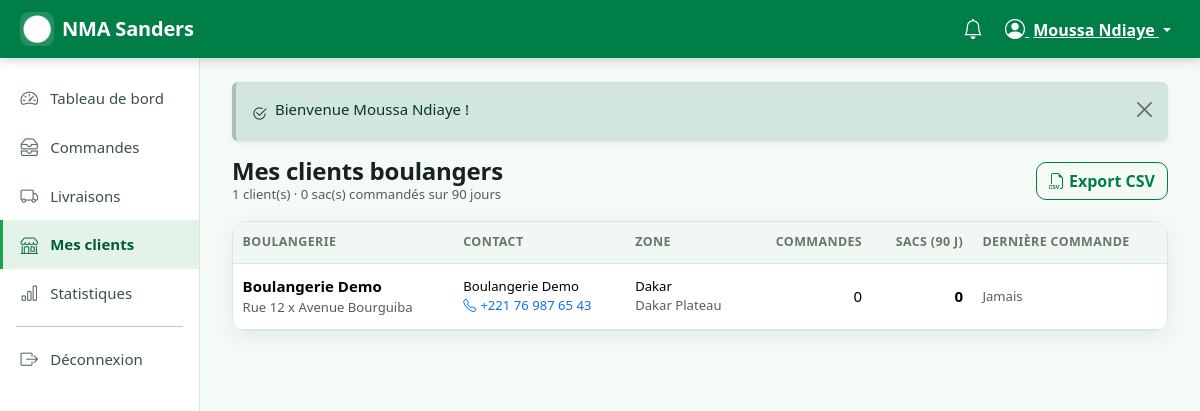
The app's page /index.php?r=gestionnaire/boulangers (signed in), older data.
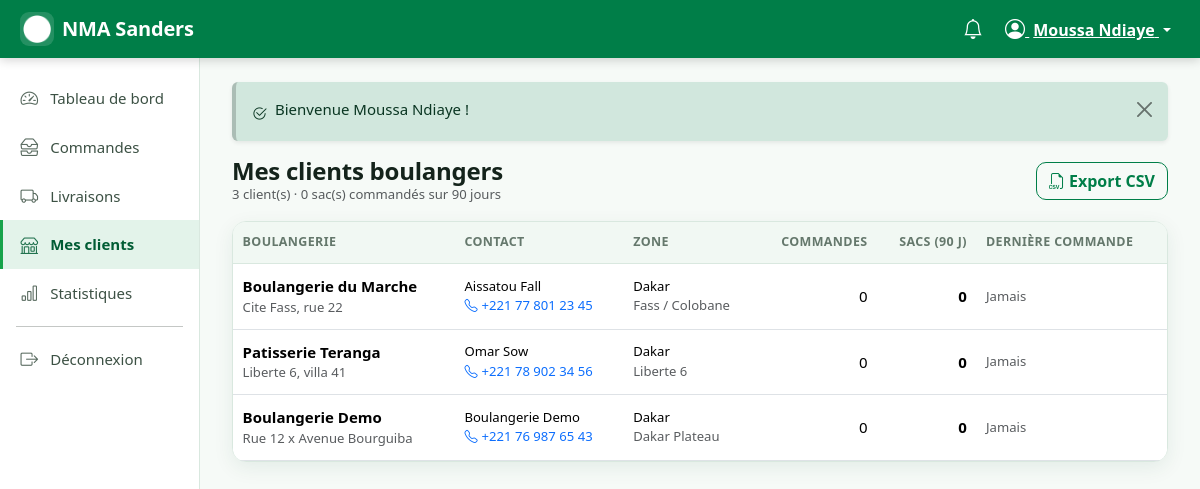
The same page, newer data.
### tables this page shows
CREATE TABLE boulanger (
    id                  INT UNSIGNED AUTO_INCREMENT PRIMARY KEY,
    utilisateur_id      INT UNSIGNED        NOT NULL UNIQUE,
    nom_boulangerie     VARCHAR(190)        NOT NULL,
    adresse             VARCHAR(255)        NOT NULL,
    ville               VARCHAR(100)        NOT NULL DEFAULT 'Dakar',
    zone_livraison      VARCHAR(100)        DEFAULT NULL,
    cree_le             DATETIME            NOT NULL DEFAULT CURRENT_TIMESTAMP,
    CONSTRAINT fk_boulanger_user FOREIGN KEY (utilisateur_id)
        REFERENCES utilisateur(id) ON DELETE CASCADE
);

CREATE TABLE utilisateur (
    id                  INT UNSIGNED AUTO_INCREMENT PRIMARY KEY,
    nom                 VARCHAR(150)        NOT NULL,
    email               VARCHAR(190)        NOT NULL UNIQUE,
    telephone           VARCHAR(30)         DEFAULT NULL,
    mot_de_passe        VARCHAR(255)        NOT NULL,            
    role                ENUM('boulanger','gestionnaire','administrateur') NOT NULL DEFAULT 'boulanger',
    actif               TINYINT(1)          NOT NULL DEFAULT 0,  
    double_verification TINYINT(1)          NOT NULL DEFAULT 0,  
    code_securite       VARCHAR(255)        DEFAULT NULL,        
    tentatives_connexion TINYINT UNSIGNED   NOT NULL DEFAULT 0,
    bloque_jusqua       DATETIME            DEFAULT NULL,
    reset_token         VARCHAR(64)         DEFAULT NULL,
    reset_expire_le     DATETIME            DEFAULT NULL,
    derniere_connexion  DATETIME            DEFAULT NULL,
    cree_le             DATETIME            NOT NULL DEFAULT CURRENT_TIMESTAMP,
    maj_le              DATETIME            NOT NULL DEFAULT CURRENT_TIMESTAMP ON UPDATE CURRENT_TIMESTAMP,
    INDEX idx_user_role (role, actif)
);

### app/views/gestionnaire/boulangers.php (the view, shortened to what the changed rows need)
<?php
$totalSacs = 0;
foreach ($boulangers as $b) {
    $totalSacs += (int) $b['total_sacs'];
}
?>
<div class="d-flex flex-wrap justify-content-between align-items-center gap-2 mb-3">
    <div>
        <h1 class="h4 fw-bold mb-0">Mes clients boulangers</h1>
        <p class="text-muted small mb-0">
            <?= count($boulangers) ?> client(s) · <?= (int) $totalSacs ?> sac(s) commandés sur 90 jours
        </p>
    </div>
</div>
<div class="card">
    <div class="card-body p-0">
        <?php if ($boulangers === []): ?>
            <div class="nma-empty"><i class="bi bi-people"></i>Aucun client boulanger enregistré.</div>
        <?php else: ?>
            <div class="table-responsive">
                <table class="table table-hover align-middle mb-0">
                    <thead>
                        <tr>
                            <th>Boulangerie</th>
                            <th class="d-none d-md-table-cell">Contact</th>
                            <th class="d-none d-lg-table-cell">Zone</th>
                            <th class="text-end">Commandes</th>
                            <th class="text-end">Sacs (90 j)</th>
                            <th class="d-none d-lg-table-cell">Dernière commande</th>
                        </tr>
                    </thead>
                    <tbody>
                    <?php foreach ($boulangers as $b): ?>
                        <tr>
                            <td>
                                <div class="fw-semibold"><?= e($b['nom_boulangerie']) ?></div>
                                <div class="text-small text-muted"><?= e($b['adresse']) ?></div>
                            </td>
                            <td class="d-none d-md-table-cell text-small">
                                <?= e($b['contact']) ?>
                                <div class="text-muted">
                                    <a href="tel:<?= e($b['telephone'] ?? '') ?>"><i class="bi bi-telephone me-1"></i><?= e($b['telephone'] ?? '—') ?></a>
                                </div>
                            </td>
                            <td class="d-none d-lg-table-cell text-small">
                                <?= e($b['ville'] ?? '') ?>
                                <?php if (!empty($b['zone_livraison'])): ?>
                                    <div class="text-muted"><?= e($b['zone_livraison']) ?></div>
                                <?php endif; ?>
                            </td>
                            <td class="text-end nma-num"><?= (int) $b['nb_commandes'] ?></td>
                            <td class="text-end nma-num fw-semibold"><?= (int) $b['total_sacs'] ?></td>
                            <td class="d-none d-lg-table-cell text-small text-muted">
                                <?= $b['derniere_commande'] !== null ? e(date_fr($b['derniere_commande'])) : 'Jamais' ?>
                            </td>
                        </tr>
                    <?php endforeach; ?>
                    </tbody>
                </table>
            </div>
        <?php endif; ?>
    </div>
</div>

### app/views/layouts/app.php (shortened to what the changed rows need)
<?php
$role        = $utilisateur['role'] ?? 'boulanger';
$routeActive = $routeCourante ?? '';
$menus = [
    'boulanger' => [
        ['tableau de bord',  'boulanger/tableau-de-bord',   'speedometer2',   "Tableau de bord"],
        ['catalogue',        'boulanger/catalogue',         'grid-3x3-gap',   'Catalogue'],
        ['nouvelle commande','boulanger/commande/nouvelle',  'plus-circle',    'Nouvelle commande'],
        ['historique',       'boulanger/historique',        'clock-history',  'Mes commandes'],
        ['profil',           'boulanger/profil',            'person-gear',    'Mon profil'],
    ],
    'gestionnaire' => [
        ['tableau de bord',  'gestionnaire/tableau-de-bord', 'speedometer2',  "Tableau de bord"],
        ['commandes',        'gestionnaire/commandes',       'inboxes',       'Commandes'],
        ['livraisons',       'gestionnaire/livraisons',      'truck',         'Livraisons'],
        ['clients',          'gestionnaire/boulangers',      'shop',          'Mes clients'],
        ['statistiques',     'gestionnaire/statistiques',    'bar-chart',     'Statistiques'],
    ],
    'administrateur' => [
        ['tableau de bord',  'administrateur/tableau-de-bord', 'speedometer2', 'Tableau de bord'],
        ['utilisateurs',     'administrateur/utilisateurs',    'people',       'Utilisateurs'],
        ['catalogue',        'administrateur/catalogue',       'box-seam',     'Catalogue'],
        ['statistiques',     'administrateur/statistiques',    'bar-chart',    'Statistiques'],
        ['journal',          'administrateur/journal',         'journal-text', 'Journal'],
        ['parametres',       'administrateur/parametres',      'sliders',      'Paramètres'],
    ],
];
$menu = $menus[$role] ?? [];
$estActif = static function (string $route) use ($routeActive): bool {
    return $routeActive === $route;
};
?>
<!doctype html>
<html lang="fr">
<head>
    <link href="https://cdn.jsdelivr.net/npm/bootstrap@5.3.3/dist/css/bootstrap.min.css" rel="stylesheet"
>
    <link href="https://cdn.jsdelivr.net/npm/bootstrap-icons@1.11.3/font/bootstrap-icons.min.css" rel="stylesheet">
    <link href="<?= e(asset('assets/css/app.css')) ?>" rel="stylesheet">
</head>
<body class="nma-app role-<?= e($role) ?>">
<div class="container-fluid">
    <div class="row">
        <aside class="col-lg-2 d-none d-lg-block nma-sidebar p-0">
            <nav class="nav flex-column py-3">
                <?php foreach ($menu as [$cle, $route, $icone, $libelle]): ?>
                    <a class="nav-link nma-nav-link <?= $estActif($route) ? 'active' : '' ?>" href="<?= e(url($route)) ?>">
                        <i class="bi bi-<?= e($icone) ?>"></i>
                        <span><?= e($libelle) ?></span>
                    </a>
                <?php endforeach; ?>
            </nav>
        </aside>
        <main class="col-lg-10 nma-content pb-5">
            <?php foreach (($messages ?? []) as $msg): ?>
                <div class="alert alert-<?= e($msg['type']) ?> alert-dismissible fade show shadow-sm d-flex" role="alert">
                    <i class="bi bi-<?= $msg['type'] === 'success' ? 'check2-circle' : ($msg['type'] === 'danger' ? 'exclamation-triangle' : 'info-circle') ?> me-2 mt-1"></i>
                    <div class="flex-grow-1"><?= e($msg['message']) ?></div>
                    <button type="button" class="btn-close" data-bs-dismiss="alert" aria-label="Fermer"></button>
                </div>
            <?php endforeach; ?>
            <?= $contenu ?>
        </main>
    </div>
</div>
</body>
</html>

Row changes from the older to the newer data that the page shows:
added boulanger: nom_boulangerie "Boulangerie du Marche", adresse "Cite Fass, rue 22", utilisateur.nom "Aissatou Fall", utilisateur.telephone "+221 77 801 23 45", ville "Dakar", zone_livraison "Fass / Colobane", nb_commandes "0", total_sacs "0"
added boulanger: nom_boulangerie "Patisserie Teranga", adresse "Liberte 6, villa 41", utilisateur.nom "Omar Sow", utilisateur.telephone "+221 78 902 34 56", ville "Dakar", zone_livraison "Liberte 6", nb_commandes "0", total_sacs "0"
Text that changed along with them:
count($boulangers): "1" → "3"
